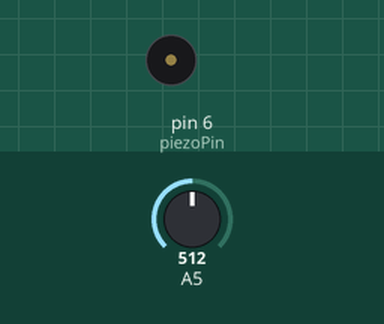
Recording of a sketch running on a simulated Arduino Uno, built with avr-gcc and run on an emulated ATmega328P. Parts: buzzer (waves = sounding). The inputs (shaded band) are chosen by the test bench; at power-on: A5 = 512.

Above: at 0.1 s.
At 3.1 s:
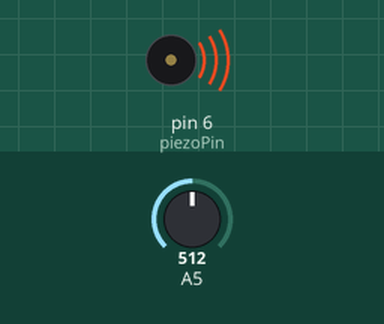
Timing chart, 0 to 4.6 s (numbered marks = the images above):
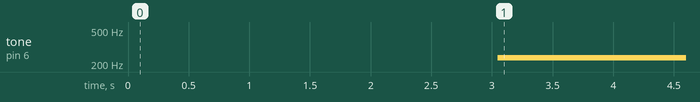

The sketch:

theremin.ino
```cpp
int val = 0;
const int piezoPin =  6;

void setup() {
  Serial.begin(9600);
  pinMode(piezoPin, OUTPUT);
  delay(3000);
}

void loop() {
  // val = 4 * analogRead(A5);
  // Serial.print(val);
  // Serial.print("\n");
  digitalWrite(piezoPin, HIGH);
  delayMicroseconds(val);
  val = 4 * analogRead(A5);
  digitalWrite(piezoPin, LOW);
  delayMicroseconds(val);

}
```

Measured:
- by itself, tone on pin 6 (piezoPin): silent → 237 Hz at 3.0 s
